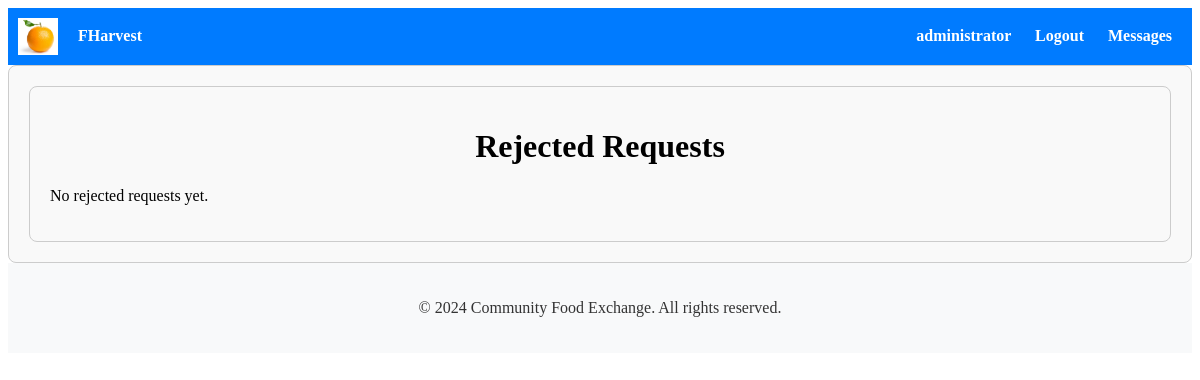
The page /exchange/rejected-requests/ (signed in) on the database as committed earlier.
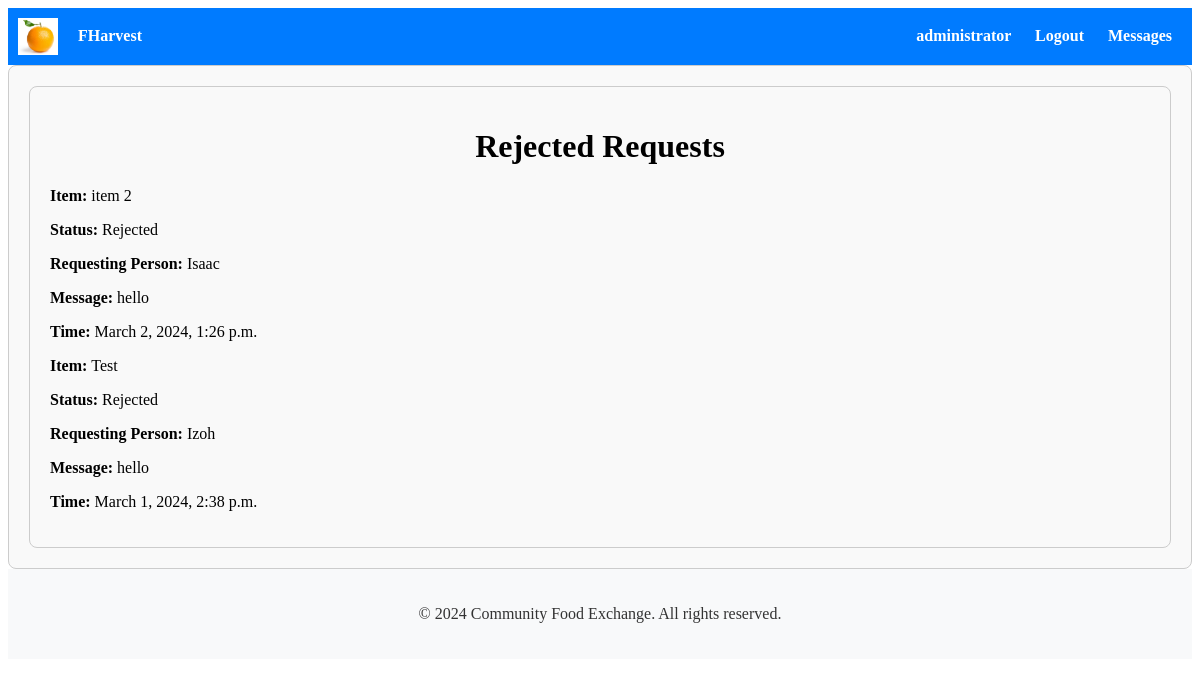
The same page on the database as committed later.
### exchange/models.py (models this page shows, shortened)
class ExchangeRequest(models.Model):
    STATUS_CHOICES = [
        ('pending', 'Pending'),
        ('accepted', 'Accepted'),
        ('rejected', 'Rejected'),
        ('cancelled', 'Cancelled'),
    ]
    sender = models.ForeignKey(User, on_delete=models.CASCADE, related_name='exchange_sent_requests')
    receiver = models.ForeignKey(User, on_delete=models.CASCADE, related_name='exchange_received_requests')
    listing = models.ForeignKey(Listing, on_delete=models.CASCADE)
    message = models.TextField()
    status = models.CharField(max_length=20, choices=STATUS_CHOICES, default='pending')
    reason_for_cancellation = models.TextField(blank=True, null=True)
    created_at = models.DateTimeField(auto_now_add=True)

### listings/models.py (models this page shows, shortened)
class Listing(models.Model):
    user = models.ForeignKey(User, on_delete=models.CASCADE)
    item_name = models.CharField(max_length=100)
    description = models.TextField()
    quantity = models.PositiveIntegerField()
    expiration_date = models.DateField()
    created_at = models.DateTimeField(auto_now_add=True)
    image = CloudinaryField('image')  # Removed upload_to argument

### exchange/views.py (the view)
# urls.py: path('rejected-requests/', rejected_requests, name='rejected_requests'),
@login_required
def rejected_requests(request):
    rejected_requests = ExchangeRequest.objects.filter(receiver=request.user, status='Rejected').order_by('-created_at')
    rejected_count = rejected_requests.count()
    return render(request, 'exchange/rejected_requests.html', {'rejected_requests': rejected_requests, 'rejected_count': rejected_count})

### exchange/templates/exchange/rejected_requests.html
{% extends 'accounts/base.html' %}
{% block content %}
<div class="container">
  <h1>Rejected Requests</h1>
  {% if rejected_requests %}
    <div class="exchange-requests">
      {% for request in rejected_requests %}
        <div class="exchange-request">
          <p><strong>Item: </strong>{{ request.listing.item_name }}</p>
          <p><strong>Status: </strong>{{ request.status }}</p>
          <p><strong>Requesting Person: </strong>{{ request.sender }}</p>
          <p><strong>Message: </strong>{{ request.message }}</p>
          <p><strong>Time: </strong>{{ request.created_at }}</p>
        </div>
      {% endfor %}
    </div>
  {% else %}
    <p>No rejected requests yet.</p>
  {% endif %}
</div>
{% endblock %}

Rows that differ between the two databases and show on the page:
added ExchangeRequest: listing.item_name "item 2", status "Rejected", sender "Isaac", message "hello", created_at "March 2, 2024, 1:26 p.m."
now on this page (row edited): ExchangeRequest: listing.item_name "Test", status "Rejected", sender "Izoh", message "hello", created_at "March 1, 2024, 2:38 p.m."
Other text that changed with them:
text no longer shown: "No rejected requests yet."
